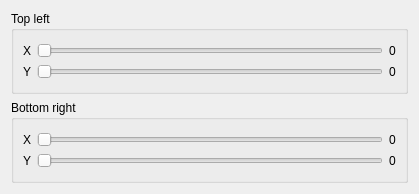
<?xml version="1.0" encoding="UTF-8"?>
<ui version="4.0">
 <class>RoiUI</class>
 <widget class="QWidget" name="RoiUI">
  <property name="geometry">
   <rect>
    <x>0</x>
    <y>0</y>
    <width>419</width>
    <height>194</height>
   </rect>
  </property>
  <property name="windowTitle">
   <string>Form</string>
  </property>
  <layout class="QVBoxLayout" name="verticalLayout_3">
   <item>
    <widget class="QGroupBox" name="groupBox">
     <property name="title">
      <string>Top left</string>
     </property>
     <layout class="QVBoxLayout" name="verticalLayout">
      <item>
       <layout class="QGridLayout" name="gridLayout">
        <item row="0" column="0">
         <widget class="QLabel" name="label_4">
          <property name="text">
           <string>X</string>
          </property>
         </widget>
        </item>
        <item row="0" column="1">
         <widget class="QSlider" name="xTopSlider">
          <property name="orientation">
           <enum>Qt::Horizontal</enum>
          </property>
         </widget>
        </item>
        <item row="0" column="2">
         <widget class="QLabel" name="xTop">
          <property name="text">
           <string>0</string>
          </property>
         </widget>
        </item>
        <item row="1" column="0">
         <widget class="QLabel" name="label_3">
          <property name="text">
           <string>Y</string>
          </property>
         </widget>
        </item>
        <item row="1" column="1">
         <widget class="QSlider" name="yTopSlider">
          <property name="orientation">
           <enum>Qt::Horizontal</enum>
          </property>
         </widget>
        </item>
        <item row="1" column="2">
         <widget class="QLabel" name="yTop">
          <property name="text">
           <string>0</string>
          </property>
         </widget>
        </item>
       </layout>
      </item>
     </layout>
    </widget>
   </item>
   <item>
    <widget class="QGroupBox" name="groupBox_2">
     <property name="title">
      <string>Bottom right</string>
     </property>
     <layout class="QVBoxLayout" name="verticalLayout_2">
      <item>
       <layout class="QGridLayout" name="gridLayout_2">
        <item row="0" column="0">
         <widget class="QLabel" name="label">
          <property name="text">
           <string>X</string>
          </property>
         </widget>
        </item>
        <item row="0" column="1">
         <widget class="QSlider" name="xBottomSlider">
          <property name="orientation">
           <enum>Qt::Horizontal</enum>
          </property>
         </widget>
        </item>
        <item row="0" column="2">
         <widget class="QLabel" name="xBottom">
          <property name="text">
           <string>0</string>
          </property>
         </widget>
        </item>
        <item row="1" column="0">
         <widget class="QLabel" name="label_2">
          <property name="text">
           <string>Y</string>
          </property>
         </widget>
        </item>
        <item row="1" column="1">
         <widget class="QSlider" name="yBottomSlider">
          <property name="orientation">
           <enum>Qt::Horizontal</enum>
          </property>
         </widget>
        </item>
        <item row="1" column="2">
         <widget class="QLabel" name="yBottom">
          <property name="text">
           <string>0</string>
          </property>
         </widget>
        </item>
       </layout>
      </item>
     </layout>
    </widget>
   </item>
  </layout>
 </widget>
 <resources/>
 <connections/>
</ui>
